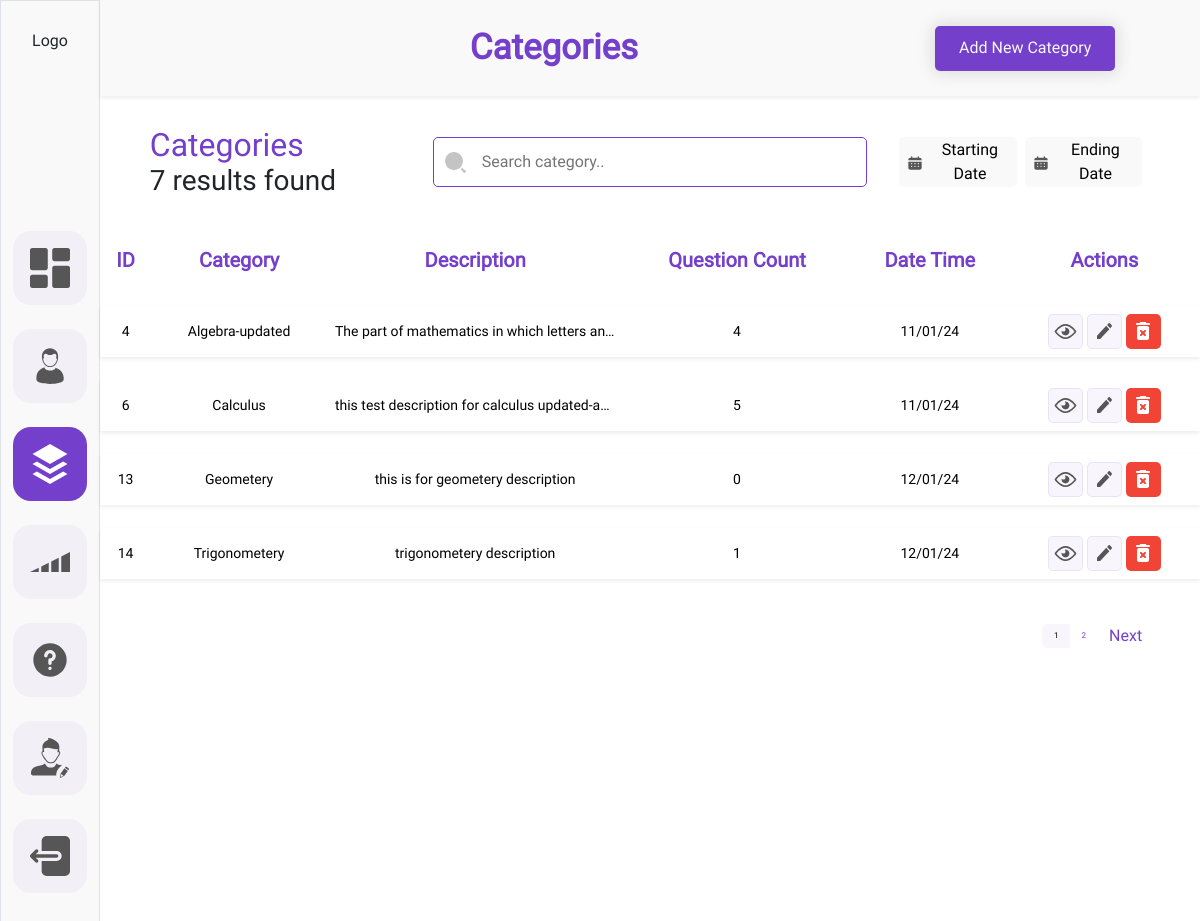
Screenshot of /myadmin/categories/ (signed in) with the database file from the repository.
### adminDashboard/models.py (models this page shows, shortened)
class Category(BaseModel):
    category_title = models.CharField(max_length=CharFieldSizes.XXX_LARGE)
    category_description = models.TextField()
    category_image = models.ImageField(upload_to='category_images')
    def total_questions(self):
        return Question.objects.filter(question_level__level_category = self).count()

### adminDashboard/views.py (the view)
# urls.py: path('categories/', views.categories, name='categories'),
@login_required(login_url='admin-login')
def categories(request):
    search = request.GET.get('search-bar', '')
    start_date = request.GET.get('startdate', '')
    end_date = request.GET.get('enddate', '')
    context={
        'seachbar': search,
        'startdate': start_date,
        'enddate': end_date,
        'category': request.GET.get('category',None)
    }
    records = Category.objects.all()
    if start_date and end_date:
        records = records.filter(created_at__range=(start_date, end_date))
    elif start_date:
        records = records.filter(created_at__gte=start_date)
    elif end_date:
        records = records.filter(created_at__lte=end_date)
    if search:
        records = records.filter(Q(category_title__icontains=search) | Q(category_description__icontains=search))
    paginator = Paginator(records,4)
    page = request.GET.get('page')
    try:
        records_within_range = paginator.page(page)
    except PageNotAnInteger:
        records_within_range = paginator.page(1)
    except EmptyPage:
        records_within_range = paginator.page(paginator.num_pages)
    category_count = records.count()
    context['categories']= records_within_range
    context['category_count'] = category_count
    return render(request, 'admin_dashboard/category.html', context)

### templates/admin_dashboard/category.html (shortened to what this page needs)
{% load static %}
<!DOCTYPE html>
<html lang="en">
<head>
    <link
    href="https://cdn.jsdelivr.net/npm/bootstrap@5.3.2/dist/css/bootstrap.min.css"
    rel="stylesheet"
  />
  <link rel="stylesheet" href="{% static 'admin_dashboard/css/common.css'%}">
  <link rel="stylesheet" href="{%static 'admin_dashboard/css/category.css'%}">
  <link rel="stylesheet" href="{% static 'admin_dashboard/css/users.css'%}">
</head>
<body>
    <div class="container-fluid">
        <div class="row ">
            <div class="col-1 p-0 m-0 bg-sidebar border  ">
              <div class="d-flex flex-column align-items-center ">
                <div
                  class="logo-height w-100 d-flex justify-content-center align-items-center "
                >
                  <a class="text-decoration-none text-dark" href="#">Logo</a>
                </div>
                <div
                  class="w-100 d-flex justify-content-center "
                >
                  <div class="d-flex flex-column gap-4 nav-height margintop-nav">
                    <div class="d-flex">
                      <a
                        class="nav-link rounded-border bg-color"
                        href="{% url 'dashboard'%}"
                      >
                      </a>
                    </div>
                    <div class="d-flex">
                      <a
                        class="nav-link rounded-border bg-color"
                        href="{% url 'users'%}"
                      >
                      </a>
                    </div>
                    <div class="d-flex">
                      <a
                        class="nav-link rounded-border bg-color active-side-bar-menu active-svg-color"
                        href="{% url 'categories'%}"
                      >
                      </a>
                    </div>
                    <div class="d-flex">
                      <a
                        class="nav-link rounded-border bg-color"
                        href="{%url 'levels'%}"
                      >
                        <svg
                          class="sidebar__link-icon def-color"
                          viewBox="0 0 40 40"
                          xmlns="http://www.w3.org/2000/svg"
                        >
                          <path d="M28.75 15.625L21.25 19.375V30H28.75V15.625Z" />
                          <path d="M11.25 30H18.75V20.625L11.25 24.375V30Z" />
                          <path d="M31.25 14.375V30H40V10L31.25 14.375Z" />
                          <path d="M8.75 25.625L0 30H8.75V25.625Z" />
                        </svg>
                      </a>
                    </div>
                    <div class="d-flex">
                      <a
                        class="nav-link rounded-border bg-color"
                        href="{%url 'questions'%}"
                      >
                      </a>
                    </div>
                    <div class="d-flex">
                      <a
                        class="nav-link rounded-border bg-color"
                        href="{%url 'profile'%}"
                      >
                      </a>
                    </div>
                    <div class="d-flex">
                      <a
                        class="nav-link rounded-border bg-color"
                        href="{% url 'admin-logout'%}"
                      >
                      </a>
                    </div>
                  </div>
                </div>
              </div>
            </div>
            <div class="col-11 h-100">
                <div class="row p-2 bg-sidebar heading-container-height shadow-sm justify-content-center align-items-center">
                    <div class="col-6 d-flex justify-content-end align-items-center">
                        <div class= "d-flex justify-content-center align-items-center">
                            <h1 class="dashboard__heading m-0">Categories</h1>
                        </div>
                    </div>
                    <div class="col d-flex justify-content-center ">
                        <div class="w-75 d-flex justify-content-end align-items-center">
                            <div class="">
                                <a class="new-category text-decoration-none text-light " href="{%url 'add-category'%}?id=2" ><p class="m-0 p-0">Add New Category</p></a>
                            </div>
                        </div>
                    </div>
                </div>
            <form id="searchForm" action="{% url 'categories'%}" method='GET'>
                <div class="row justify-content-center margintop gap-2">
                  <div class="col-3">
                    <div class="">
                      <div class="d-flex flex-column">
                        <div class="">
                          <h2 class="user-title m-0 p-0">Categories</h2>
                        </div>
                        <div>
                          <h3 class="user-title-desc m-0 p-0">{{category_count }} results found</h3>
                        </div>
                      </div>
                    </div>
                  </div>
                  <div class="col-5 d-flex justify-content-center align-items-center">
                    <div
                      class="h-75 w-100 position-relative d-flex align-items-center"
                    >
                        <div class="w-100 searchbar-height d-flex align-items-center">
                          <input
                            class="search-border search-border-search-btns w-100 h-100 ps-5 pe-3"
                            type="search"
                            name="search-bar"
                            id="searchInput"
                            {% if seachbar %}
                            value='{{seachbar}}'
                            {% else %}
                            value=''
                            {% endif %}
                            placeholder="Search category.."
                          />
                        </div>
                        <div class="position-absolute svg-position">
                        </div>
                    </div>
                  </div>
                  <div
                    class="col-3 d-flex justify-content-start align-items-center gap-2"
                  >
                    <div class="w-100">
                      <button
                      type='button'
                      id='startDateBtn'
                      value='{{startdate}}'
                      data-target="datePickerButton1"
                        class="date-picker-button searchbar-height w-100 border-0 search-border-search-btns bg-sidebar d-flex justify-content-center align-items-center gap-2"
                      >
                        <div class="">
                        </div>
                        {% if startdate %}
                        {{startdate}}
                        {% else %}
                        Starting Date
                        {% endif %}
                      </button>
                    </div>
                    <div class="w-100">
                      <button
                      type='button'
                      id='endDateBtn'
                      data-target="datePickerButton2"
                        class=" date-picker-button searchbar-height w-100 border-0 search-border-search-btns bg-sidebar d-flex justify-content-center align-items-center gap-2"
                      >
                        <div class="">
                        </div>
                        {% if enddate %}
                        {{enddate}}
                        {% else %}
                        Ending Date
                        {% endif %}
                      </button>
                    </div>
                  </div>
                </div>
            </form>
                <div class="row justify-content-center mt-3">
                    <div class="col p-0">
                        <div class="">
                            <div class="">
                                <table class="table table-hover table-borderless">
                                    <thead>
                                        <tr>
                                          <th class="table-head">ID</th>
                                          <th class="table-head">Category</th>
                                          <th class="table-head">Description</th>
                                          <th class="table-head">Question Count</th>
                                          <th class="table-head">Date Time</th>
                                          <th class="table-head">Actions</th>
                                        </tr>
                                      </thead>
                                      <tbody>
                                        {% for category in categories %}
                                        <tr class="tr shadow-sm ">
                                          <td>{{category.id}}</td>
                                          <td>{{category.category_title}}</td>
                                          <td>{{category.category_description}}</td>
                                          <td>{{category.total_questions}}</td>
                                          <td>{{category.created_at|date:"d/m/y"}}</td>
                                          <td>
                                            <div class="d-flex justify-content-center align-items-center gap-1">
                                              <div class="">
                                                    <a class="action-btns action-btns-view"  href="{%url 'view-category' pk=category.id%}">
                                                    </a>
                                                </div>
                                                <div class="">
                                                    <a class="action-btns action-btns-view" href="{%url 'update-category' pk=category.id %}">
                                                    </a>
                                                </div>
                                                <div class="">
                                                    <a class="action-btns action-btns-remove" href="#" onclick=deleterecord({{category.id}})   data-bs-toggle="modal" data-bs-target="#user-successfully-delet-modal" >
                                                    </a>
                                                </div>
                                            </div>
                                          </td>
                                        </tr>
                                        {% endfor %}
                                      </tbody>
                                  </table>
                            </div>
                        </div>
                    </div>
                </div>
            <div class="row justify-content-center">
              <div class="col-11 d-flex justify-content-end p-0">
                <nav aria-label="Page navigation example">
                  <ul class="pagination justify-content-end">
                    {% for page_num in categories.paginator.page_range %}
                    <li class="page-item  d-flex justify-content-center align-items-center">
                      <a class="page-link border-0 {% if categories.number == page_num %} custom_active {% endif %}" href="?page={{ page_num }}">{{ page_num }}</a>
                    </li>
                    {% endfor %}
                    {% if categories.has_next %}
                    <li class="page-item">
                      <a class="page-link next border-0" href="?page={{ categories.next_page_number }}">Next</a>
                    </li>
                    {% endif %}
                  </ul>
                </nav>
              </div>
            </div>
            </div>
        </div>
    </div>
</body>
</html>

### static/admin_dashboard/css/common.css (style rules this page uses)
body { margin: 0; padding: 0; box-sizing: border-box; font-family: Roboto; }
.sidebar__link-icon { width: 40px; height: 40px; }
.def-color { fill: #565656; }
.rounded-border { border-radius: 18px; }
.bg-color { background-color: rgba(116, 63, 203, 0.05); }
.bg-sidebar { background-color: #F9F9F9; }
.nav-link { padding: 17px; }
.active-side-bar-menu { background-color: #743FCB; }
.active-svg-color { fill: white; }
.logo-height { height: 10vh; }
.nav-height { height: 100vh; }
.dashboard__heading { font-size: 35px; color: #743FCB; font-weight: 700; }
.date-picker-button { padding: 8px; cursor: pointer; }

### static/admin_dashboard/css/category.css (style rules this page uses)
.new-category { display: flex; justify-content: center; align-items: center; width: 180px; height: 45px; border-radius: 5px; background: #743FCB; box-shadow: 0px 0px 15px 4px rgba(0, 0, 0, 0.10) }

### static/admin_dashboard/css/users.css (style rules this page uses)
.heading-container-height { height: 12vh; }
.user-title { color: #743FCB; }
.margintop { margin-top: 30px; }
.nav-height { height: 100vh; }
.margintop-nav { margin: 150px; }
.searchbar-height { height: 50px; }
.svg-position { left: 10px; }
.svg-size { width: 25px; height: 25px; }
.search-border-search-btns { border-radius: 5px; }
.search-border { border: 1px solid #743FCB; }
.table { border-collapse: separate; border-spacing:0 23px; }
.table-head { font-size: 20px; color: #743FCB !important; text-align: center; }
td { text-align: center; vertical-align: middle; font-size: 14px; max-width: 200px; white-space: nowrap; overflow: hidden; text-overflow: ellipsis; }
.action-btns { display: flex; justify-content: center; align-items: center; width: 35px; height: 35px; border-radius: 5px; }
.action-btns-view { border: 1px solid rgba(116, 63, 203, 0.10); background: rgba(116, 63, 203, 0.05); }
.action-btns-remove { background: #F14336; }
.page-link { font-size: 8px; color: #743FCB; }
.next { font-size: 16px; color: #743FCB !important; }
.custom_active { border: none; color: black; background-color: rgba(116, 63, 203, 0.05); }

### rows the page displays
Category: id "4", category_title "Algebra-updated", category_description "The part of mathematics in which letters an…", total_questions "4", created_at "11/01/24"
Category: id "6", category_title "Calculus", category_description "this test description for calculus updated-a…", total_questions "5", created_at "11/01/24"
Category: id "13", category_title "Geometery", category_description "this is for geometery description", total_questions "0", created_at "12/01/24"
Category: id "14", category_title "Trigonometery", category_description "trigonometery description", total_questions "1", created_at "12/01/24"

### other values shown
{{ category_count }} "7"
{{ page_num }} "1" "2"
